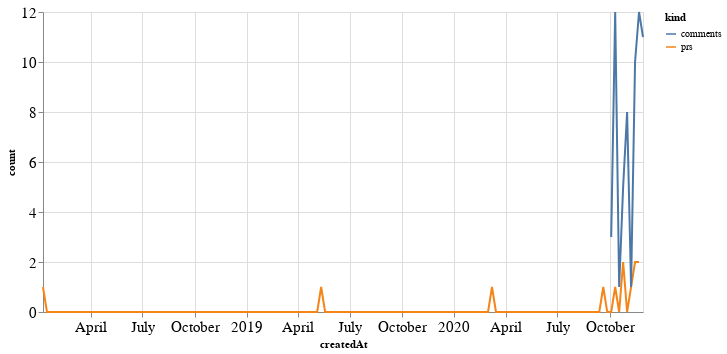

Here is the notebook cell this chart was saved with:
### Code cell
alt.Chart(total_time, width=600).mark_line().encode(
    x='createdAt',
    y='count',
    color='kind'
)

### Figure 1 — Vega-Lite specification as saved in the notebook (floating-point values rounded to 4 significant figures; data arrays with more than 128 entries replaced by an {"elided": "..."} marker saying what was removed)
{"config": {"axisLeft": {"labelFontSize": 15}, "axisBottom": {"labelFontSize": 15}}, "data": {"name": "data-aa64b8f8c52ac80d0ff65c62b7fe1d7a"}, "mark": "line", "encoding": {"color": {"type": "nominal", "field": "kind"}, "x": {"type": "temporal", "field": "createdAt"}, "y": {"type": "quantitative", "field": "count"}}, "width": 600, "$schema": "https://vega.github.io/schema/vega-lite/v4.8.1.json", "datasets": {"data-aa64b8f8c52ac80d0ff65c62b7fe1d7a": {"elided": "304 records"}}}
